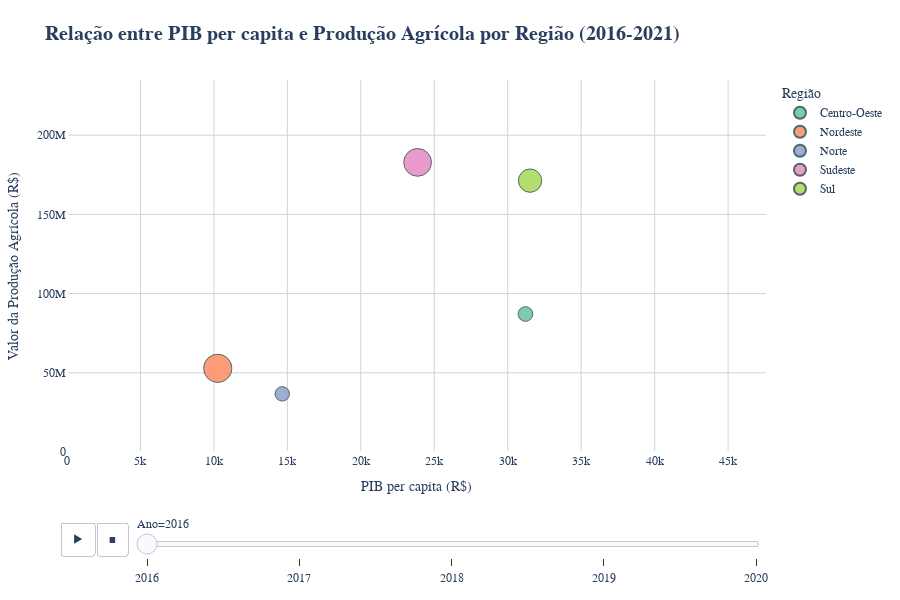

The code cell stored with this chart in its notebook:
### Markdown cell above
#### 📊 Análise da Relação de PIB per capita e produção Agrícola por Região
Investigar se existe relação significativa entre a área plantada de uma região e seu PIB per capita, em um periodo de 2016 a 2021.

### Code cell
df_agricola = pd.read_csv('dataFrame/BrStatsAtualizada.csv', sep=';', low_memory=False)
df_pib_regioes = pd.read_csv('pib_per_capita/pib_per_capita_regioes.csv')  # Dados já agregados por região

# Converter colunas numéricas (tratando formato brasileiro)
if 'VlProducaoAgricola' in df_agricola.columns:
    df_agricola['VlProducaoAgricola'] = df_agricola['VlProducaoAgricola'].astype(str).str.replace('.', '').str.replace(',', '.').astype(float)

# Agregar produção agrícola por região e ano (soma)
df_agregado_regiao = df_agricola.groupby(['Ano', 'Regiao'])['VlProducaoAgricola'].sum().reset_index()

# Contar número de municípios por região/ano (para o tamanho dos pontos)
qtd_municipios = df_agricola.groupby(['Ano', 'Regiao'])['Municipio'].nunique().reset_index()
qtd_municipios.rename(columns={'Municipio': 'QtdMunicipios'}, inplace=True)

# Juntar todos os dados (usando a tabela de PIB por regiões)
df_final = pd.merge(df_agregado_regiao, df_pib_regioes, on=['Ano', 'Regiao'])
df_final = pd.merge(df_final, qtd_municipios, on=['Ano', 'Regiao'])

# Converter Ano para string para a animação
df_final['Ano'] = df_final['Ano'].astype(str)

# Criar o gráfico
fig = px.scatter(
    df_final,
    x='PIB_per_capita',  # Coluna da sua tabela de regiões
    y='VlProducaoAgricola',
    color='Regiao',
    size='QtdMunicipios',
    animation_frame='Ano',
    range_x=[0, df_final['PIB_per_capita'].max() * 1.1],
    range_y=[0, df_final['VlProducaoAgricola'].max() * 1.1],
    title='<b>Relação entre PIB per capita e Produção Agrícola por Região (2016-2021)</b>',
    labels={
        'PIB_per_capita': 'PIB per capita (R$)',
        'VlProducaoAgricola': 'Valor da Produção Agrícola (R$)',
        'QtdMunicipios': 'Nº de Municípios',
        'Regiao': 'Região'
    },
    hover_data=['Regiao', 'Ano'],
    height=600,
    color_discrete_sequence=px.colors.qualitative.Set2
)

fig.update_layout(
    font=dict(family="Arial", size=12),
    plot_bgcolor='white',
    paper_bgcolor='white',
    title_font_size=20,
    legend_title_text='Região',
    margin=dict(l=40, r=40, t=80, b=40),
    yaxis=dict(gridcolor='lightgrey'),
    xaxis=dict(gridcolor='lightgrey'),
    hovermode='closest'
)

fig.update_traces(
    marker=dict(opacity=0.85, line=dict(width=1, color='DarkSlateGrey'))
)

# Configurações da animação
fig.layout.updatemenus[0].buttons[0].args[1]['frame']['duration'] = 1000
fig.layout.updatemenus[0].buttons[0].args[1]['transition']['duration'] = 500

fig.show()

### Figure 1 — Plotly figure (JSON) as saved in the notebook; plotly's stock layout.template omitted (floating-point values rounded to 4 significant figures)
{"data": [{"customdata": [["Centro-Oeste", "2016"]], "hovertemplate": "Região=%{customdata[0]}<br>Ano=%{customdata[1]}<br>PIB per capita (R$)=%{x}<br>Valor da Produção Agrícola (R$)=%{y}<br>Nº de Municípios=%{marker.size}<extra></extra>", "legendgroup": "Centro-Oeste", "marker": {"color": "rgb(102,194,165)", "line": {"color": "DarkSlateGrey", "width": 1}, "opacity": 0.85, "size": [465], "sizemode": "area", "sizeref": 4.317, "symbol": "circle"}, "mode": "markers", "name": "Centro-Oeste", "orientation": "v", "showlegend": true, "type": "scatter", "x": [31210.0], "xaxis": "x", "y": [87120000.0], "yaxis": "y"}, {"customdata": [["Nordeste", "2016"]], "hovertemplate": "Região=%{customdata[0]}<br>Ano=%{customdata[1]}<br>PIB per capita (R$)=%{x}<br>Valor da Produção Agrícola (R$)=%{y}<br>Nº de Municípios=%{marker.size}<extra></extra>", "legendgroup": "Nordeste", "marker": {"color": "rgb(252,141,98)", "line": {"color": "DarkSlateGrey", "width": 1}, "opacity": 0.85, "size": [1727], "sizemode": "area", "sizeref": 4.317, "symbol": "circle"}, "mode": "markers", "name": "Nordeste", "orientation": "v", "showlegend": true, "type": "scatter", "x": [10260.0], "xaxis": "x", "y": [52830000.0], "yaxis": "y"}, {"customdata": [["Norte", "2016"]], "hovertemplate": "Região=%{customdata[0]}<br>Ano=%{customdata[1]}<br>PIB per capita (R$)=%{x}<br>Valor da Produção Agrícola (R$)=%{y}<br>Nº de Municípios=%{marker.size}<extra></extra>", "legendgroup": "Norte", "marker": {"color": "rgb(141,160,203)", "line": {"color": "DarkSlateGrey", "width": 1}, "opacity": 0.85, "size": [447], "sizemode": "area", "sizeref": 4.317, "symbol": "circle"}, "mode": "markers", "name": "Norte", "orientation": "v", "showlegend": true, "type": "scatter", "x": [14650.0], "xaxis": "x", "y": [36710000.0], "yaxis": "y"}, {"customdata": [["Sudeste", "2016"]], "hovertemplate": "Região=%{customdata[0]}<br>Ano=%{customdata[1]}<br>PIB per capita (R$)=%{x}<br>Valor da Produção Agrícola (R$)=%{y}<br>Nº de Municípios=%{marker.size}<extra></extra>", "legendgroup": "Sudeste", "marker": {"color": "rgb(231,138,195)", "line": {"color": "DarkSlateGrey", "width": 1}, "opacity": 0.85, "size": [1659], "sizemode": "area", "sizeref": 4.317, "symbol": "circle"}, "mode": "markers", "name": "Sudeste", "orientation": "v", "showlegend": true, "type": "scatter", "x": [23870.0], "xaxis": "x", "y": [182800000.0], "yaxis": "y"}, {"customdata": [["Sul", "2016"]], "hovertemplate": "Região=%{customdata[0]}<br>Ano=%{customdata[1]}<br>PIB per capita (R$)=%{x}<br>Valor da Produção Agrícola (R$)=%{y}<br>Nº de Municípios=%{marker.size}<extra></extra>", "legendgroup": "Sul", "marker": {"color": "rgb(166,216,84)", "line": {"color": "DarkSlateGrey", "width": 1}, "opacity": 0.85, "size": [1174], "sizemode": "area", "sizeref": 4.317, "symbol": "circle"}, "mode": "markers", "name": "Sul", "orientation": "v", "showlegend": true, "type": "scatter", "x": [31520.0], "xaxis": "x", "y": [171300000.0], "yaxis": "y"}], "layout": {"font": {"family": "Arial", "size": 12}, "height": 600, "hovermode": "closest", "legend": {"itemsizing": "constant", "title": {"text": "Região"}, "tracegroupgap": 0}, "margin": {"b": 40, "l": 40, "r": 40, "t": 80}, "paper_bgcolor": "white", "plot_bgcolor": "white", "sliders": [{"active": 0, "currentvalue": {"prefix": "Ano="}, "len": 0.9, "pad": {"b": 10, "t": 60}, "steps": [{"args": [["2016"], {"frame": {"duration": 0, "redraw": false}, "fromcurrent": true, "mode": "immediate", "transition": {"duration": 0, "easing": "linear"}}], "label": "2016", "method": "animate"}, {"args": [["2017"], {"frame": {"duration": 0, "redraw": false}, "fromcurrent": true, "mode": "immediate", "transition": {"duration": 0, "easing": "linear"}}], "label": "2017", "method": "animate"}, {"args": [["2018"], {"frame": {"duration": 0, "redraw": false}, "fromcurrent": true, "mode": "immediate", "transition": {"duration": 0, "easing": "linear"}}], "label": "2018", "method": "animate"}, {"args": [["2019"], {"frame": {"duration": 0, "redraw": false}, "fromcurrent": true, "mode": "immediate", "transition": {"duration": 0, "easing": "linear"}}], "label": "2019", "method": "animate"}, {"args": [["2020"], {"frame": {"duration": 0, "redraw": false}, "fromcurrent": true, "mode": "immediate", "transition": {"duration": 0, "easing": "linear"}}], "label": "2020", "method": "animate"}], "x": 0.1, "xanchor": "left", "y": 0, "yanchor": "top"}], "title": {"font": {"size": 20}, "text": "<b>Relação entre PIB per capita e Produção Agrícola por Região (2016-2021)</b>"}, "updatemenus": [{"buttons": [{"args": [null, {"frame": {"duration": 1000, "redraw": false}, "fromcurrent": true, "mode": "immediate", "transition": {"duration": 500, "easing": "linear"}}], "label": "&#9654;", "method": "animate"}, {"args": [[null], {"frame": {"duration": 0, "redraw": false}, "fromcurrent": true, "mode": "immediate", "transition": {"duration": 0, "easing": "linear"}}], "label": "&#9724;", "method": "animate"}], "direction": "left", "pad": {"r": 10, "t": 70}, "showactive": false, "type": "buttons", "x": 0.1, "xanchor": "right", "y": 0, "yanchor": "top"}], "xaxis": {"anchor": "y", "domain": [0, 1], "gridcolor": "lightgrey", "range": [0, 47580.0], "title": {"text": "PIB per capita (R$)"}}, "yaxis": {"anchor": "x", "domain": [0, 1], "gridcolor": "lightgrey", "range": [0, 234900000.0], "title": {"text": "Valor da Produção Agrícola (R$)"}}}}
